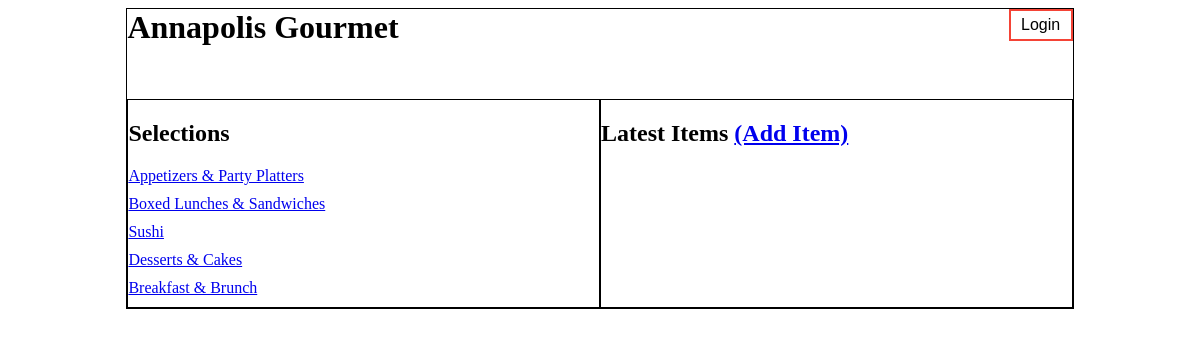
/home/, run on the app's committed database.
### database_setup.py (models this page shows, shortened)
class Selection(Base):
    __tablename__ = "selection"
    id = Column(Integer, primary_key=True)
    name = Column(String(250), nullable=False)

### project.py (the view)
@app.route("/")
@app.route("/home/")
def homepage():
    selections = session.query(Selection).all()
    items = (session.query(MenuItem.name, Selection.name)).\
        join(Selection, MenuItem.selection_id == Selection.id).\
        order_by(MenuItem.id.desc()).filter(MenuItem.id > 43).all()
    return render_template("home.html", selections=selections, items=items)

### templates/home.html (shortened to what this page needs)
<html>
<head>
  <link rel="stylesheet" type=text/css href="{{url_for('static', filename='styles.css')}}">
</head>
<div class="grid_container">
<h1 class="brand">Annapolis Gourmet</h1>
<button type="button" class="login">Login</button>
<body>
  <div class="selections">
    <h2>Selections</h2>
    {% for selection in selections %}
    <li><a href="{{url_for('selectionMenu', selection_id=selection.id)}}">{{selection.name}}</a></li>
    {% endfor %}
  </div>
  <div class="latest_items">
    <h2>Latest Items <a href="{{url_for('newMenuItem')}}">(Add Item)</a></h2>
  </div>
</body>
</div>
</html>

### static/styles.css (style rules this page uses)
.grid_container { display: grid; grid-template-areas: "brand login" "title items"; grid-auto-columns: 1fr 1fr; grid-row-gap: 2em; margin-left: 10%; margin-right: 10%; }
div { border: 1px solid black; }
li { list-style-type: none; margin: 10px 0; }
.login { font-size: 1em; height: 2em; width: 4em; background-color: white; border: 2px solid #f44336; display: block; margin-left: auto; margin-top: 0; margin-bottom: auto; margin-right: 0; grid-area: login; }
.brand { margin-top: 0; grid-area: brand; }
.selections { grid-area: title; }
.latest_items { grid-area: items; }

### data on the page
Selection: name "Appetizers & Party Platters"
Selection: name "Boxed Lunches & Sandwiches"
Selection: name "Sushi"
Selection: name "Desserts & Cakes"
Selection: name "Breakfast & Brunch"
